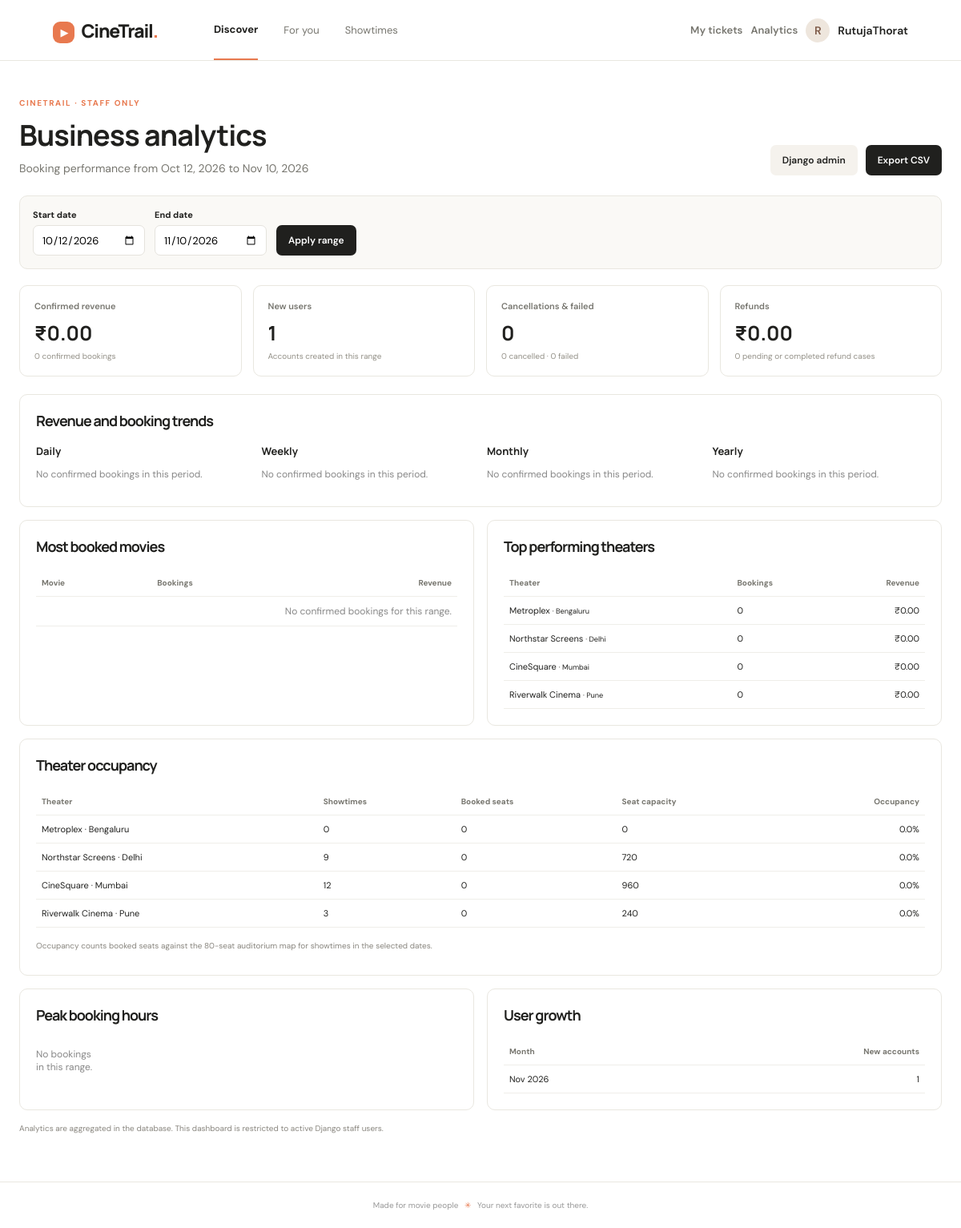
/admin-dashboard/ (signed in), run on the app's committed database.
### discovery/models.py (models this page shows, shortened)
class Theater(models.Model):
    name = models.CharField(max_length=120)
    city = models.CharField(max_length=80, db_index=True)

### discovery/views.py (the view, shortened to what this page needs)
# urls.py: path("admin-dashboard/", views.admin_analytics, name="admin_analytics"),
@staff_member_required
def admin_analytics(request):
    report = _analytics_report(request)
    response = render(request, "discovery/admin_analytics.html", report)
    response["Cache-Control"] = "private, no-store"
    return response

### discovery/views.py (called while the page is built)
def _analytics_date_range(request):
    today = timezone.localdate()
    default_start = today - timedelta(days=29)
    errors = []
    def parse_date(key, default):
        raw = request.GET.get(key)
        if not raw:
            return default
        try:
            return date.fromisoformat(raw)
        except ValueError:
            errors.append(f"{key.title()} date must use YYYY-MM-DD format.")
            return default
    start = parse_date("start", default_start)
    end = parse_date("end", today)
    if start > end:
        errors.append("Start date must be on or before end date.")
        start, end = default_start, today
    start_at = timezone.make_aware(datetime.combine(start, time.min))
    end_at = timezone.make_aware(datetime.combine(end + timedelta(days=1), time.min))
    return start, end, start_at, end_at, errors

### discovery/templates/discovery/admin_analytics.html (shortened to what this page needs)
{% extends "discovery/base.html" %}
{% block content %}
<div class="analytics">
  <header class="analytics-head">
    <div><span class="eyebrow">CINETRAIL · STAFF ONLY</span><h1>Business analytics</h1><p class="sub">Booking performance from {{ start|date:"M j, Y" }} to {{ end|date:"M j, Y" }}</p></div>
    <div class="analytics-actions"><a class="analytics-button secondary" href="{% url 'admin:index' %}">Django admin</a><a class="analytics-button" href="?start={{ start|date:'Y-m-d' }}&amp;end={{ end|date:'Y-m-d' }}&amp;export=csv">Export CSV</a></div>
  </header>
  <form method="get" class="analytics-filter">
    <div><label for="start">Start date</label><input id="start" name="start" type="date" value="{{ start|date:'Y-m-d' }}"></div>
    <div><label for="end">End date</label><input id="end" name="end" type="date" value="{{ end|date:'Y-m-d' }}"></div>
    <button class="analytics-button" type="submit">Apply range</button>
  </form>
  <section class="analytics-cards" aria-label="Summary metrics">
    <article class="metric"><span>Confirmed revenue</span><strong>₹{{ revenue|floatformat:2 }}</strong><small>{{ confirmed_count }} confirmed bookings</small></article>
    <article class="metric"><span>New users</span><strong>{{ new_users }}</strong><small>Accounts created in this range</small></article>
    <article class="metric"><span>Cancellations &amp; failed</span><strong>{{ cancelled_count|add:failed_count }}</strong><small>{{ cancelled_count }} cancelled · {{ failed_count }} failed</small></article>
    <article class="metric"><span>Refunds</span><strong>₹{{ refund_total|floatformat:2 }}</strong><small>{{ refund_count }} pending or completed refund cases</small></article>
  </section>
  <section class="panel wide" style="margin-bottom:16px"><h2>Revenue and booking trends</h2>
    <div class="trend-tabs">
      {% for title, trends in trend_sections %}
      <div class="trend-section"><h3>{{ title }}</h3>
        {% for row in trends %}<div class="trend-row"><span class="trend-label">{{ row.period_label }}</span><div class="bar-track" title="{{ row.bookings }} bookings"><div class="bar-fill" style="width:{{ row.bar_percent }}%"></div></div><span class="trend-value">₹{{ row.revenue|floatformat:0 }}<small>{{ row.bookings }} bookings</small></span></div>{% empty %}<p class="empty-note">No confirmed bookings in this period.</p>{% endfor %}
      </div>
      {% endfor %}
    </div>
  </section>
  <div class="analytics-grid">
    <section class="panel"><h2>Most booked movies</h2><div class="table-wrap"><table><thead><tr><th>Movie</th><th>Bookings</th><th>Revenue</th></tr></thead><tbody>{% for row in movies %}<tr><td>{{ row.movie__title }}</td><td>{{ row.booking_count }}</td><td>₹{{ row.revenue|floatformat:2 }}</td></tr>{% empty %}<tr><td colspan="3" class="empty-note">No confirmed bookings for this range.</td></tr>{% endfor %}</tbody></table></div></section>
    <section class="panel"><h2>Top performing theaters</h2><div class="table-wrap"><table><thead><tr><th>Theater</th><th>Bookings</th><th>Revenue</th></tr></thead><tbody>{% for row in theaters %}<tr><td>{{ row.theater__name }} <small>· {{ row.theater__city }}</small></td><td>{{ row.booking_count }}</td><td>₹{{ row.revenue|floatformat:2 }}</td></tr>{% empty %}<tr><td colspan="3" class="empty-note">No showtimes in this range.</td></tr>{% endfor %}</tbody></table></div></section>
    <section class="panel wide"><h2>Theater occupancy</h2><div class="table-wrap"><table><thead><tr><th>Theater</th><th>Showtimes</th><th>Booked seats</th><th>Seat capacity</th><th>Occupancy</th></tr></thead><tbody>{% for row in theaters %}<tr><td>{{ row.theater__name }} · {{ row.theater__city }}</td><td>{{ row.show_count }}</td><td>{{ row.booked_seats }}</td><td>{{ row.capacity }}</td><td>{{ row.occupancy|floatformat:1 }}%</td></tr>{% empty %}<tr><td colspan="5" class="empty-note">No showtimes in this range.</td></tr>{% endfor %}</tbody></table></div><p class="private-note">Occupancy counts booked seats against the 80-seat auditorium map for showtimes in the selected dates.</p></section>
    <section class="panel"><h2>Peak booking hours</h2><div class="hour-list">{% for row in peak_hours %}<div class="hour-pill"><b>{{ row.hour|stringformat:'02d' }}:00</b>{{ row.booking_count }} bookings</div>{% empty %}<p class="empty-note">No bookings in this range.</p>{% endfor %}</div></section>
    <section class="panel"><h2>User growth</h2><div class="table-wrap"><table><thead><tr><th>Month</th><th>New accounts</th></tr></thead><tbody>{% for row in user_growth %}<tr><td>{{ row.period_label }}</td><td>{{ row.users }}</td></tr>{% empty %}<tr><td colspan="2" class="empty-note">No new accounts in this range.</td></tr>{% endfor %}</tbody></table></div></section>
  </div>
  <p class="private-note">Analytics are aggregated in the database. This dashboard is restricted to active Django staff users.</p>
</div>
{% endblock %}

### discovery/templates/discovery/base.html (shortened to what this page needs)
{% load static %}<!doctype html>
<html lang="en"><head><link rel="stylesheet" href="{% static 'discovery/site.css' %}"></head><body><header class="topbar"><a class="brand" href="{% url 'movie_list' %}"><span class="brand-icon">▶</span> CineTrail<span class="brand-dot">.</span></a><nav><a class="active" href="{% url 'movie_list' %}">Discover</a><a href="#recommendations">For you</a><a href="#showtimes">Showtimes</a></nav><div class="account">{% if user.is_authenticated %}<a href="{% url 'booking_history' %}">My tickets</a>{% if user.is_staff %}<a href="{% url 'admin_analytics' %}">Analytics</a>{% endif %}<span class="avatar">{{ user.username|slice:":1"|upper }}</span><span>{{ user.username }}</span>{% else %}<a href="{% url 'signup' %}">Create account</a><a class="signin" href="{% url 'login' %}">Sign in</a>{% endif %}</div></header><main>{% block content %}{% endblock %}</main><footer>Made for movie people <span>✳</span> Your next favorite is out there.</footer></body></html>

### discovery/static/discovery/site.css (style rules this page uses)
:root { --ink:#20201e;--muted:#77766f;--line:#e9e7e0;--cream:#faf9f6;--orange:#e8794f;--blue:#314b82;--green:#536a56 }
* { box-sizing:border-box }
body { margin:0;background:#fff;color:var(--ink);font-family:'DM Sans',sans-serif;font-size:14px }
.topbar { height:76px;border-bottom:1px solid var(--line);display:flex;align-items:center;padding:0 max(calc((100vw - 1240px)/2),5.5vw);gap:70px }
.brand { text-decoration:none;color:var(--ink);font-family:Manrope,sans-serif;font-size:23px;font-weight:800;letter-spacing:-1.2px }
.brand-icon { display:inline-grid;place-items:center;width:27px;height:27px;border-radius:9px;background:var(--orange);color:white;font-size:12px;margin-right:5px;vertical-align:2px }
.brand-dot { color:var(--orange) }
nav { display:flex;gap:32px;height:100%;align-items:center }
nav a,.account a { color:#77766f;text-decoration:none;font-size:13px }
nav a.active { color:var(--ink);height:100%;display:flex;align-items:center;border-bottom:2px solid var(--orange);font-weight:700 }
.account { margin-left:auto;display:flex;align-items:center;gap:10px;font-weight:600 }
.avatar { width:30px;height:30px;background:#eee6dd;color:#7e5a48;border-radius:50%;display:grid;place-items:center }
.eyebrow { font-weight:700;letter-spacing:1.6px;font-size:10px;color:var(--orange) }
footer { border-top:1px solid var(--line);padding:22px;text-align:center;color:#999;font-size:10px }
footer span { color:var(--orange);padding:0 5px }

### discovery/templates/discovery/admin_analytics.html (style rules this page uses)
.analytics { max-width:1240px;margin:42px auto 60px;padding:0 24px }
.analytics-head { display:flex;justify-content:space-between;align-items:end;gap:20px;margin-bottom:25px }
.analytics h1,.analytics h2 { font-family:Manrope,sans-serif;letter-spacing:-1px }
.analytics h1 { font-size:36px;margin:8px 0 }
.analytics h2 { font-size:18px;margin:0 0 17px }
.analytics .sub { color:#77766f;margin:0 }
.analytics-actions { display:flex;gap:10px;align-items:center }
.analytics-button { display:inline-block;background:#20201e;color:#fff;text-decoration:none;border:0;border-radius:7px;padding:11px 15px;font:600 12px 'DM Sans';cursor:pointer }
.analytics-button.secondary { background:#f5f2ed;color:#20201e }
.analytics-filter { display:flex;align-items:end;gap:12px;background:#faf9f6;border:1px solid #e9e7e0;border-radius:10px;padding:16px;margin-bottom:20px }
.analytics-filter label { display:block;font-size:11px;font-weight:700;margin-bottom:6px }
.analytics-filter input { height:38px;padding:0 10px;border:1px solid #e5e3dd;border-radius:7px;font:13px 'DM Sans' }
.analytics-cards { display:grid;grid-template-columns:repeat(4,1fr);gap:14px;margin-bottom:22px }
.metric,.panel { border:1px solid #e9e7e0;border-radius:10px;background:#fff }
.metric { padding:18px }
.metric span { display:block;color:#77766f;font-size:11px;font-weight:600 }
.metric strong { display:block;font:700 25px Manrope;margin-top:9px }
.metric small { display:block;color:#949188;margin-top:5px;font-size:10px }
.analytics-grid { display:grid;grid-template-columns:1fr 1fr;gap:16px;margin-bottom:16px }
.panel { padding:20px;min-width:0 }
.wide { grid-column:1/-1 }
.trend-tabs { display:grid;grid-template-columns:repeat(4,1fr);gap:16px }
.trend-section h3 { font:700 13px Manrope;margin:0 0 12px }
.analytics table { width:100%;border-collapse:collapse;font-size:11px }
.analytics th,.analytics td { text-align:left;padding:10px 7px;border-bottom:1px solid #efeee9 }
.analytics th { font-size:10px;color:#77766f;font-weight:700 }
.analytics td:last-child,.analytics th:last-child { text-align:right }
.hour-list { display:grid;grid-template-columns:repeat(6,1fr);gap:8px }
.empty-note { color:#888;font-size:12px }
.private-note { font-size:10px;color:#89867f;margin-top:16px }

### data on the page
Theater: theater__name "Metroplex", theater__city "Bengaluru", theater__name "Metroplex", theater__city "Bengaluru"
Theater: theater__name "Northstar Screens", theater__city "Delhi", theater__name "Northstar Screens", theater__city "Delhi"
Theater: theater__name "CineSquare", theater__city "Mumbai", theater__name "CineSquare", theater__city "Mumbai"
Theater: theater__name "Riverwalk Cinema", theater__city "Pune", theater__name "Riverwalk Cinema", theater__city "Pune"

### other printed values
{{ user.username|slice:":1"|upper }} "R"
{{ user.username }} "RutujaThorat"
{{ start|date:"M j, Y" }} "Oct 12, 2026"
{{ end|date:"M j, Y" }} "Nov 10, 2026"
{{ revenue|floatformat:2 }} "0.00"
{{ confirmed_count }} "0"
{{ new_users }} "1"
{{ cancelled_count|add:failed_count }} "0"
{{ cancelled_count }} "0"
{{ failed_count }} "0"
{{ refund_total|floatformat:2 }} "0.00"
{{ refund_count }} "0"
{{ title }} "Daily" "Weekly" "Monthly" "Yearly"
{{ row.booking_count }} "0" "0" "0" "0"
{{ row.revenue|floatformat:2 }} "0.00" "0.00" "0.00" "0.00"
